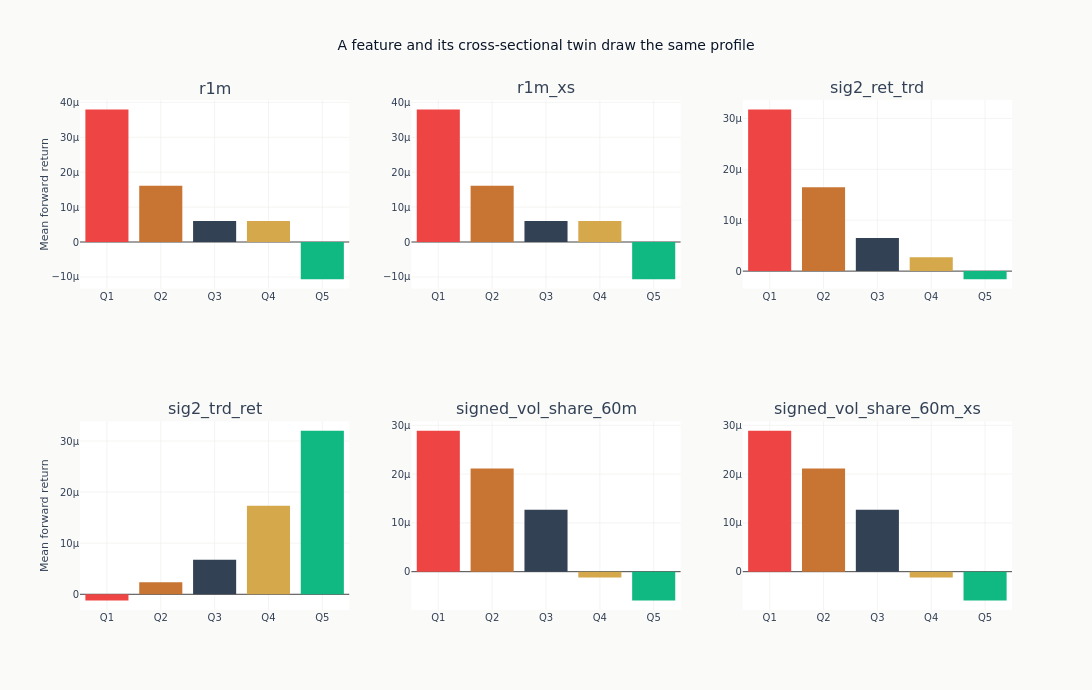

The notebook cell this image was saved under:
### Code cell
QUANTILE_SHADES = [
    COLORS["negative"],
    COLORS["copper"],
    COLORS["neutral"],
    COLORS["amber"],
    COLORS["positive"],
]
if quantile_spreads:
    n_show = min(6, len(quantile_spreads))
    feats_to_show = list(quantile_spreads.keys())[:n_show]
    ncols = min(3, n_show)
    nrows = (n_show + ncols - 1) // ncols
    fig = make_subplots(
        rows=nrows,
        cols=ncols,
        subplot_titles=feats_to_show,
        vertical_spacing=0.26,
    )
    for idx, feat in enumerate(feats_to_show):
        r, c = divmod(idx, ncols)
        q_means = quantile_spreads[feat]["q_means"]
        _ = fig.add_trace(
            go.Bar(
                x=[f"Q{i + 1}" for i in range(len(q_means))],
                y=q_means,
                marker_color=QUANTILE_SHADES[: len(q_means)],
                showlegend=False,
            ),
            row=r + 1,
            col=c + 1,
        )
    fig.update_layout(
        title="A feature and its cross-sectional twin draw the same profile",
        height=290 * nrows + 110,
        width=1150,
    )
    fig.update_yaxes(title_text="Mean forward return", col=1)
    show_plotly_with_alt(
        fig,
        "One panel per feature, each a bar chart of the mean forward return in every quantile bin of that feature, drawn for a feature and its cross-sectional z-score side by side.",
    )

### Figure 1 — Plotly figure (JSON) as saved in the notebook; plotly's stock layout.template omitted (floating-point values rounded to 4 significant figures)
{"data": [{"marker": {"color": ["#ef4444", "#C87533", "#334155", "#D4A84B", "#10b981"]}, "showlegend": false, "type": "bar", "x": ["Q1", "Q2", "Q3", "Q4", "Q5"], "xaxis": "x", "y": [3.797e-05, 1.609e-05, 6.001e-06, 5.992e-06, -1.067e-05], "yaxis": "y"}, {"marker": {"color": ["#ef4444", "#C87533", "#334155", "#D4A84B", "#10b981"]}, "showlegend": false, "type": "bar", "x": ["Q1", "Q2", "Q3", "Q4", "Q5"], "xaxis": "x2", "y": [3.797e-05, 1.609e-05, 6.001e-06, 5.992e-06, -1.067e-05], "yaxis": "y2"}, {"marker": {"color": ["#ef4444", "#C87533", "#334155", "#D4A84B", "#10b981"]}, "showlegend": false, "type": "bar", "x": ["Q1", "Q2", "Q3", "Q4", "Q5"], "xaxis": "x3", "y": [3.176e-05, 1.648e-05, 6.499e-06, 2.731e-06, -1.6e-06], "yaxis": "y3"}, {"marker": {"color": ["#ef4444", "#C87533", "#334155", "#D4A84B", "#10b981"]}, "showlegend": false, "type": "bar", "x": ["Q1", "Q2", "Q3", "Q4", "Q5"], "xaxis": "x4", "y": [-1.228e-06, 2.37e-06, 6.762e-06, 1.731e-05, 3.201e-05], "yaxis": "y4"}, {"marker": {"color": ["#ef4444", "#C87533", "#334155", "#D4A84B", "#10b981"]}, "showlegend": false, "type": "bar", "x": ["Q1", "Q2", "Q3", "Q4", "Q5"], "xaxis": "x5", "y": [2.889e-05, 2.117e-05, 1.268e-05, -1.19e-06, -5.922e-06], "yaxis": "y5"}, {"marker": {"color": ["#ef4444", "#C87533", "#334155", "#D4A84B", "#10b981"]}, "showlegend": false, "type": "bar", "x": ["Q1", "Q2", "Q3", "Q4", "Q5"], "xaxis": "x6", "y": [2.889e-05, 2.117e-05, 1.268e-05, -1.19e-06, -5.922e-06], "yaxis": "y6"}], "layout": {"annotations": [{"font": {"size": 16}, "showarrow": false, "text": "r1m", "x": 0.1444, "xanchor": "center", "xref": "paper", "y": 1.0, "yanchor": "bottom", "yref": "paper"}, {"font": {"size": 16}, "showarrow": false, "text": "r1m_xs", "x": 0.5, "xanchor": "center", "xref": "paper", "y": 1.0, "yanchor": "bottom", "yref": "paper"}, {"font": {"size": 16}, "showarrow": false, "text": "sig2_ret_trd", "x": 0.8556, "xanchor": "center", "xref": "paper", "y": 1.0, "yanchor": "bottom", "yref": "paper"}, {"font": {"size": 16}, "showarrow": false, "text": "sig2_trd_ret", "x": 0.1444, "xanchor": "center", "xref": "paper", "y": 0.37, "yanchor": "bottom", "yref": "paper"}, {"font": {"size": 16}, "showarrow": false, "text": "signed_vol_share_60m", "x": 0.5, "xanchor": "center", "xref": "paper", "y": 0.37, "yanchor": "bottom", "yref": "paper"}, {"font": {"size": 16}, "showarrow": false, "text": "signed_vol_share_60m_xs", "x": 0.8556, "xanchor": "center", "xref": "paper", "y": 0.37, "yanchor": "bottom", "yref": "paper"}], "height": 690, "title": {"text": "A feature and its cross-sectional twin draw the same profile"}, "width": 1150, "xaxis": {"anchor": "y", "domain": [0.0, 0.2889]}, "xaxis2": {"anchor": "y2", "domain": [0.3556, 0.6444]}, "xaxis3": {"anchor": "y3", "domain": [0.7111, 1.0]}, "xaxis4": {"anchor": "y4", "domain": [0.0, 0.2889]}, "xaxis5": {"anchor": "y5", "domain": [0.3556, 0.6444]}, "xaxis6": {"anchor": "y6", "domain": [0.7111, 1.0]}, "yaxis": {"anchor": "x", "domain": [0.63, 1.0], "title": {"text": "Mean forward return"}}, "yaxis2": {"anchor": "x2", "domain": [0.63, 1.0]}, "yaxis3": {"anchor": "x3", "domain": [0.63, 1.0]}, "yaxis4": {"anchor": "x4", "domain": [0.0, 0.37], "title": {"text": "Mean forward return"}}, "yaxis5": {"anchor": "x5", "domain": [0.0, 0.37]}, "yaxis6": {"anchor": "x6", "domain": [0.0, 0.37]}}}
